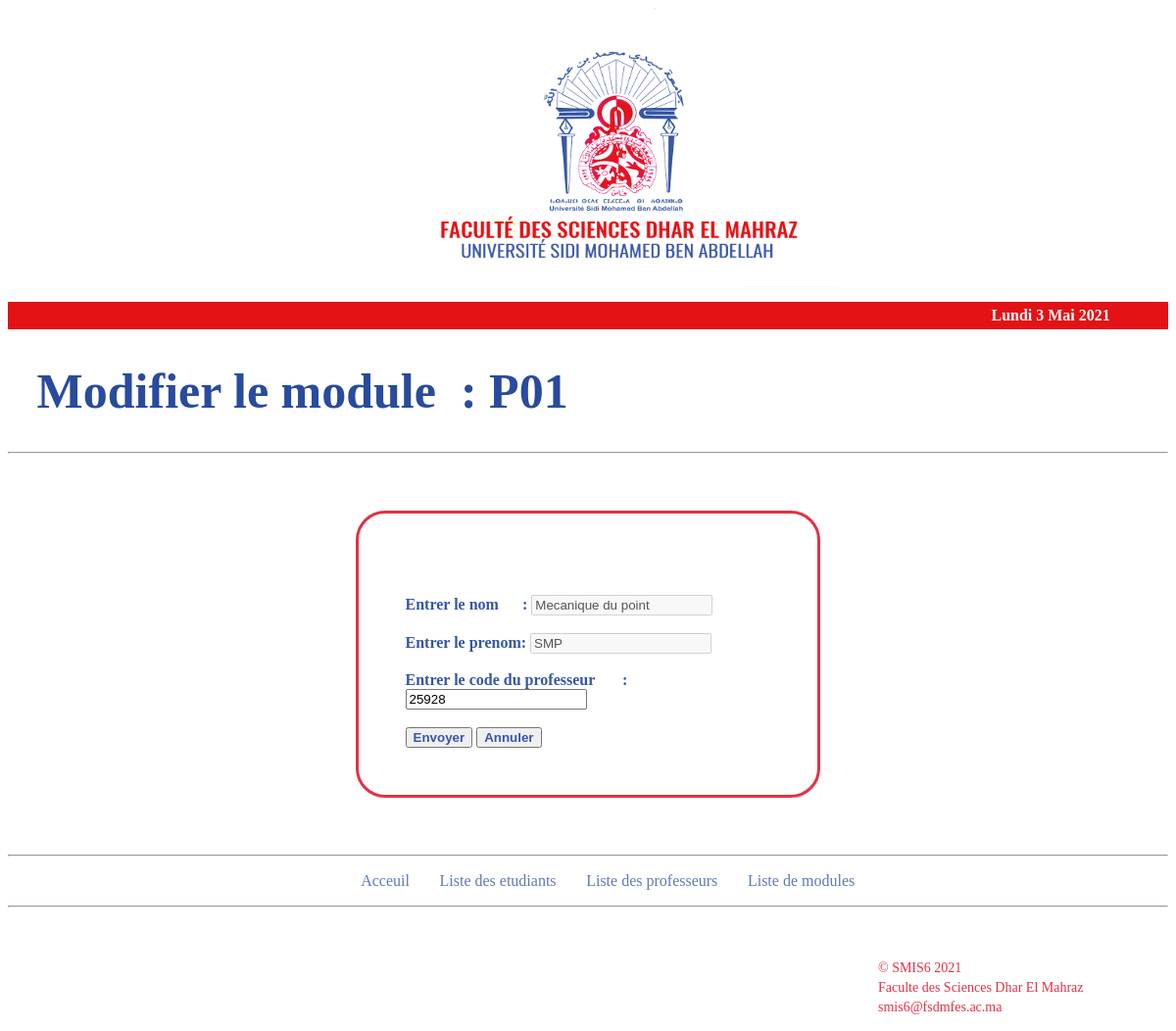
/website/html/modify_unit.php?id_module=P01, run on an earlier commit of the app's database.
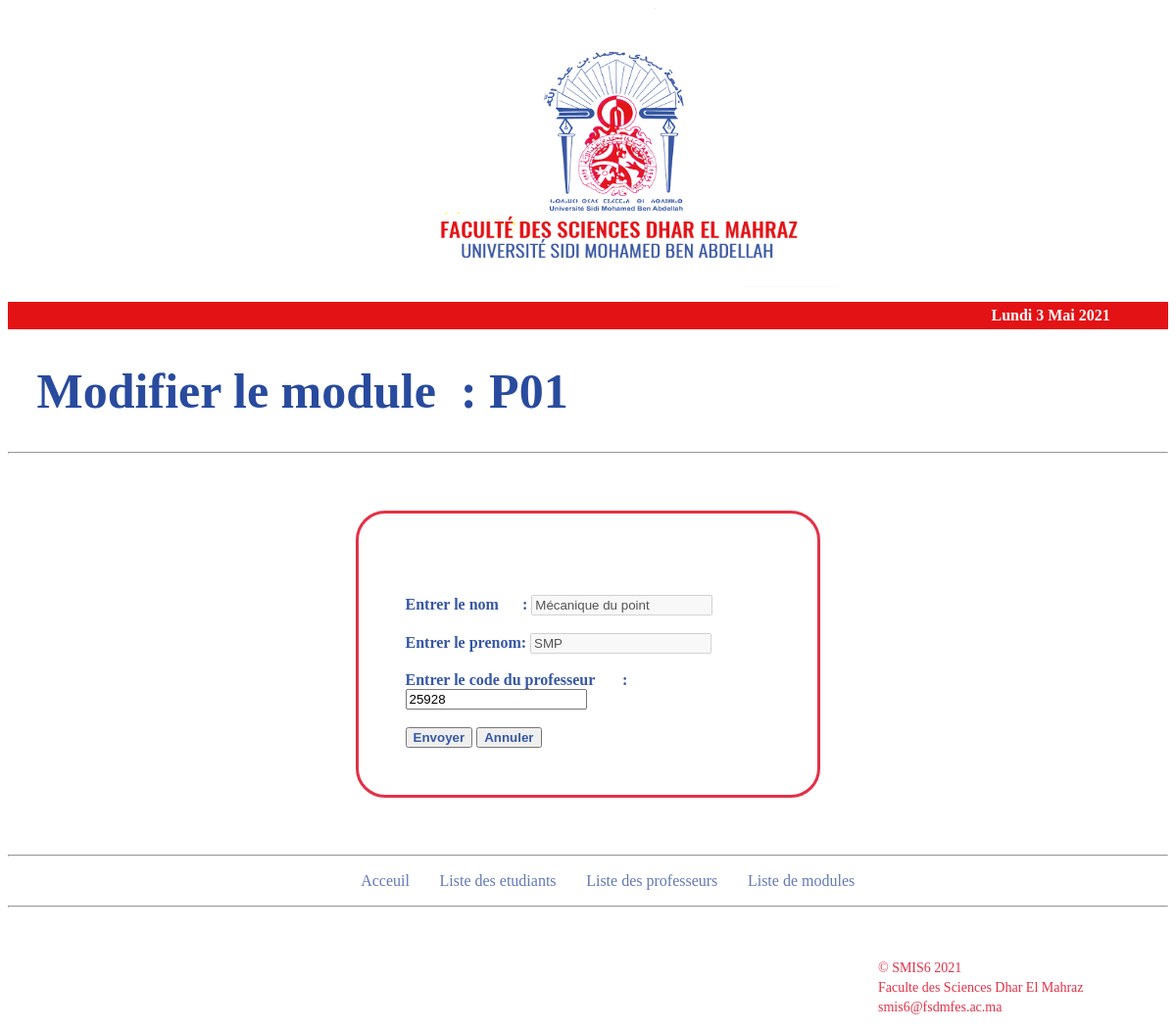
And on a later commit of the database.
### tables this page shows
CREATE TABLE `modules` (
  `id_module` varchar(4) NOT NULL,
  `nom_module` varchar(100) NOT NULL,
  `id_filiere` varchar(4) NOT NULL,
  `code_prof` int(6) NOT NULL,
  `id_semestre` int(1) NOT NULL DEFAULT 1
);

### website/html/templates/data.php (called while the page is built, shortened)
<?php
require('config.php');
$sql = 'SELECT * FROM modules;';
$result = mysqli_query($conn,$sql);
$modules = [];
while($module = mysqli_fetch_assoc($result)){
	$modules[] = $module;
}
function getUnitById($id){
	global $modules;
	foreach ($modules as $module) {
			if ($id == $module['id_module']) {
				return $module;
			}
		}
}
?>

### website/html/modify_unit.php (the view, shortened to what this page needs)
<?php
require('templates/data.php');
if (isset($_GET['id_module'])) {
	$id_module = $_GET['id_module'];
    $module=getUnitById($id_module);
}
?>
<!DOCTYPE html>
<html lang="en">
<head>
    <link rel="stylesheet" type="text/css" href="../css/style.css">
</head>
<body>
<header id="mainHeader">
<?php
include("templates/header.php");
?>
	<div id="main">
		<h1>Modifier le module&nbsp&nbsp: <?=$module['id_module']?></h1>
	</div>
	<hr>
</header>
<section>
	<div class="form">
	<form class="myForm" action="update_unit.php" id="form" method="POST">
			<input type="hidden" id="id_module" name="id_module" value ="<?=$module['id_module']?>" ><br>
            <br>
			<label>Entrer le nom &nbsp &nbsp &nbsp:</label>
			<input type="text" id="nom_module"name="nom_module"  value = "<?=$module['nom_module']?>" disabled><br>
			<br>
			<label>Entrer le prenom:</label>
			<input type="text" id="id_filiere" name="id_filiere" value = "<?=$module['id_filiere']?>" disabled><br>
			<br>
			<label>Entrer le code du professeur  &nbsp &nbsp &nbsp :</label>
			<input type="text" id="code_prof" name="code_prof" value = "<?=$module['code_prof']?>" > <br>
            <br>
			<input type="submit" id="submit" name="envoyer" value="Envoyer">
			<input type="reset" name="annuler" value="Annuler">
		</form>
	</div>
	<hr>
</section>
<?php
require('templates/nav.php');
 ?>
<hr>
<?php
require('templates/footer.php');
 ?>
</body>
</html>

### website/html/templates/header.php
<?php
echo '<div class="headerBG">
		<img src="../images/fsdm_trans.png" height="300px" width="700">
	</div>';
include("date.php");
 ?>

### website/html/templates/date.php (shortened to what this page needs)
<?php
	function afficherDate($lang){
		$date = getdate();
		$jour_de_la_semaine = $date["wday"];
		$jour_du_mois = $date["mday"];
		$mois = $date["mon"];
		$annee = $date["year"];
		$fr = [
			"jour" => array("Dimanche","Lundi","Mardi","Mercredi","Jeudi","Vendredi","Samedi"),
			"mois" => array("","Janvier","Fevrier","Mars","Avril","Mai","Juin","Juillet","Aout","Septembre","Octobre","Novembre","Decembre")
			];
		$lang = strtoupper($lang);
		switch ($lang) {
				case 'FR':
					$ln = $fr;
					break;
			}
		echo "{$ln["jour"][$jour_de_la_semaine]} $jour_du_mois {$ln["mois"][$mois]} $annee";
	}
 ?>
<div class="date"> <h4 style="color: #fff; margin: 0px; text-align: right; padding-right: 5%; padding-top: 5px; padding-bottom: 5px; background-color: #E31215"> <?php afficherDate("fr"); ?> </h4> </div>

### website/html/templates/nav.php
<?php
echo '<nav id="mainNavbar">
<ul>
	<li><a href="index.php">Acceuil</a></li>
	<li><a href="courses_list.php">Liste des etudiants</a></li>
	<li><a href="professors_list.php">Liste des professeurs</a></li>
	<li><a href="units_list.php">Liste de modules</a></li>
</ul>
</nav>'
 ?>

### website/html/templates/footer.php
<?php
echo "<footer id='mainFooter'>
	<p id='cr'>&copy SMIS6 2021 <br> Faculte des Sciences Dhar El Mahraz <br> smis6@fsdmfes.ac.ma
	</p>
</footer>";
 ?>

### website/css/style.css (style rules this page uses)
body { background-color: #ffffff; }
.headerBG { width: 100%; min-height: 200px; max-height: 300px; }
img { padding-top: 0px; padding-left: 23%; max-height: 350px; }
h1 { color: #294B9E; text-shadow: currentColor; font-size: 50px; padding-left: 2.5%; }
li a { text-decoration: none; color: #6279B6; padding: 5px; }
ul { padding-left: 30%; }
li { display: inline; padding-right:2% }
footer { line-height: 20px; text-align: left; padding-left: 75%; padding-top:30px; }
#cr { font-size: 14px; color: #E33147; }
label,input[type="submit"],input[type="reset"] { color: #3657A4; font-weight: bold; }
.form { padding-top: 50px; padding-bottom: 50px; padding-left:30%; padding-right:30%; }
.myForm { border: solid; border-radius: 30px; border-color: #E33147; padding:10%; }

What changed in the data, as far as the page shows it:
changed modules "SMP": nom_module "Mecanique du point" → "Mécanique du point"
